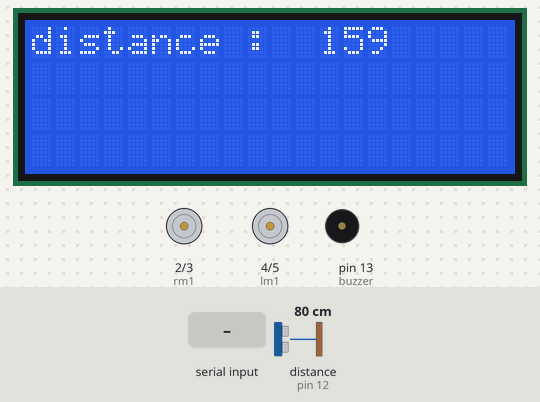
The sketch below on a simulated Arduino Uno, built with avr-gcc and run on an emulated ATmega328P. On the bench: 20×4 character LCD, motor-driver pin pairs drawn as motors (green arrow = first pin HIGH = forward, orange = second pin HIGH = backward, longer = more drive), buzzer (waves = sounding). Wiring (inferred from the names in the program): ultrasonic range finder: trigger pin 11; echo pin 12. The test bench sets the inputs (shaded band); at power-on: distance to the obstacle (sensor on pin 12) 80 cm. The echo pulse lasts 58.3 µs per cm; what the sketch prints to the serial monitor is not drawn.

Above: at 1.2 s.
1.3 s: distance to the obstacle (sensor on pin 12) set to 9 cm
At 2.3 s:
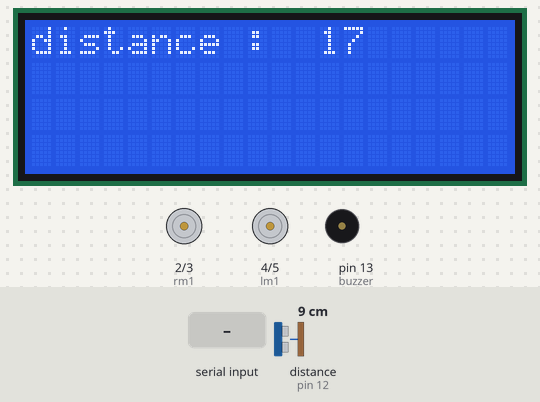
2.8 s: distance to the obstacle (sensor on pin 12) set to 2 cm
At 3.1 s:
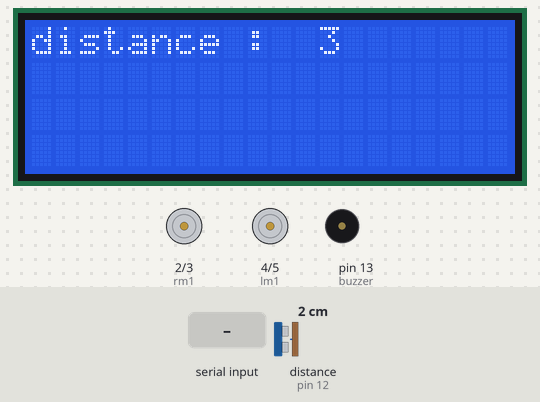
4.3 s: "U" received over Serial
At 4.42 s:
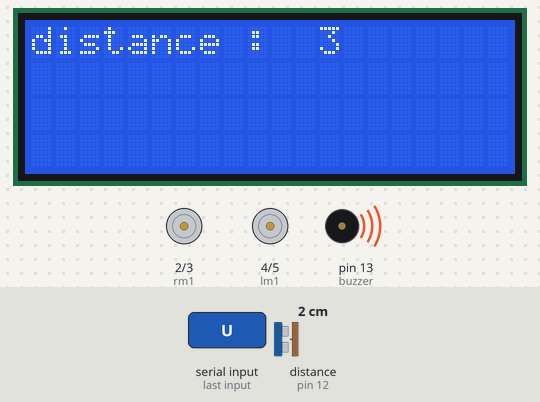
6.3 s: distance to the obstacle (sensor on pin 12) set to 11 cm
At 7.2 s:
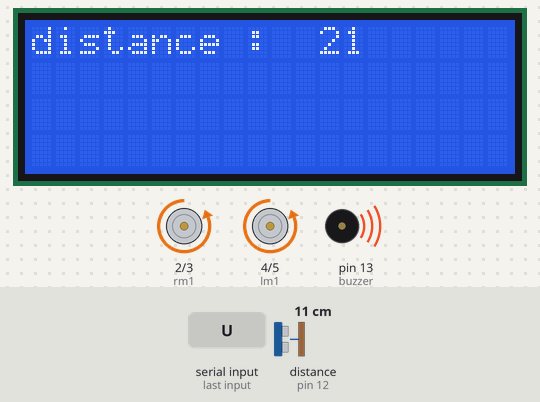
8.8 s: distance to the obstacle (sensor on pin 12) set to 15 cm
At 10.0 s:
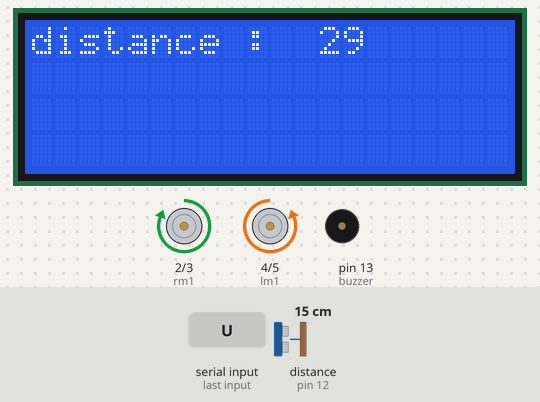
10.3 s: distance to the obstacle (sensor on pin 12) set to 60 cm
At 11.4 s:
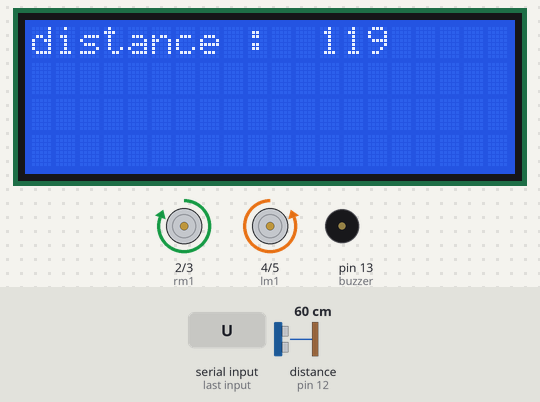
Timing chart, 0 to 12.8 s (numbered marks = the images above; inputs shaded):
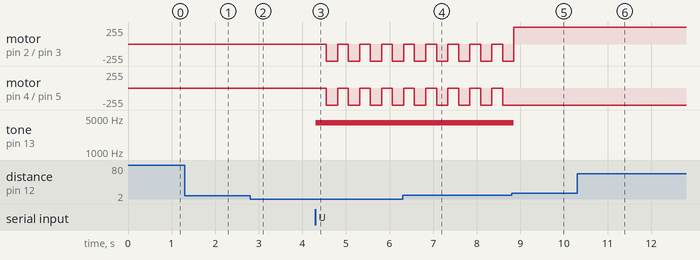

Measured:
- the behaviour switches between 13 and 14 cm on distance to the obstacle (sensor on pin 12) (found by bisection; images 4 and 5)
- after the input at 1.3 s, the display: changes at once (image 1)
- after the input at 2.8 s, the display: first differs from a run without the input at once (image 2)
- after the input at 4.3 s, motor on pin 2 (rm1) / pin 3 (rm2), motor on pin 4 (lm1) / pin 5 (lm2): alternates backward 255/255 for 0.25 s and stopped for 0.25 s, starting after 0.25 s; tone on pin 13 (buzzer): silent → 4000 Hz at once
- after the input at 6.3 s, the display: changes after 0.53 s (image 4)
- after the input at 8.8 s, motor on pin 4 (lm1) / pin 5 (lm2): stops changing and stays backward 255/255; tone on pin 13 (buzzer): 4000 Hz → silent after 0.05 s; the display: changes after 0.06 s (image 5)
- after the input at 10.3 s, the display: changes at once (image 6)

The sketch:

bluetooth_ultrasonic_car.ino
```cpp
#include <LiquidCrystal_I2C.h>
LiquidCrystal_I2C lcd(0x27, 20, 4);
int rm1 = 2;
int rm2 = 3;
int lm1 = 4;
int lm2 = 5;
int trig = 11, echo = 12, buzzer = 13;
char reading = 'm';
int distance = 0;
void setup() {
  lcd.init();
  lcd.backlight();
  lcd.setCursor(0, 0);
  lcd.println("distance : ");
  Serial.begin(9600);
  pinMode(rm1, OUTPUT);
  pinMode(rm2, OUTPUT);
  pinMode(lm1, OUTPUT);
  pinMode(lm2, OUTPUT);
  pinMode(trig, OUTPUT);
  pinMode(echo, INPUT);
}

void loop() {
  ultrasonic();
  Serial.print(reading);
  Serial.println(distance);
  lcd.println(distance);
  lcd.setCursor(12, 0);
  if (Serial.available() > 0) {
    reading = Serial.read();
    switch (reading) {
      case 'F' : {
          forward();
          break;
        }
      case 'B' : {
          backward();
          break;
        }
      case 'R' : {
          right();
          break;
        }
      case 'L' : {
          left();
          break;
        }
      case 'S' : {
          Stop();
          break;
        }
      case 'U' : {
          while (1) {
            reading = Serial.read();
            ultrasonic();
            ultrasonic_v2();
            lcd.println(distance);
            lcd.setCursor(12, 0);
            if (reading == 'F' || reading == 'B' || reading == 'R' || reading == 'L') {
              break;
            }
          }
          break;
        }
    }
  }
}
void left() {
  digitalWrite(lm1, HIGH);
  digitalWrite(lm2, LOW);
  digitalWrite(rm1, HIGH);
  digitalWrite(rm2, LOW);
}
void right() {
  digitalWrite(lm1, LOW);
  digitalWrite(lm2, HIGH);
  digitalWrite(rm1, LOW);
  digitalWrite(rm2, HIGH);
}
void backward() {
  digitalWrite(lm1, HIGH);
  digitalWrite(lm2, LOW);
  digitalWrite(rm1, LOW);
  digitalWrite(rm2, HIGH);
}
void forward() {
  digitalWrite(lm1, LOW);
  digitalWrite(lm2, HIGH);
  digitalWrite(rm1, HIGH);
  digitalWrite(rm2, LOW);
}
void ultrasonic_forward() {
  digitalWrite(lm1, LOW);
  digitalWrite(lm2, HIGH);
  digitalWrite(rm1, HIGH);
  digitalWrite(rm2, LOW);
}
void ultrasonic_right() {
  digitalWrite(lm1, LOW);
  digitalWrite(lm2, HIGH);
  digitalWrite(rm1, LOW);
  digitalWrite(rm2, HIGH);
}
void Stop() {
  digitalWrite(lm1, LOW);
  digitalWrite(lm2, LOW);
  digitalWrite(rm1, LOW);
  digitalWrite(rm2, LOW);
}
void ultrasonic() {
  digitalWrite(trig, LOW);
  delayMicroseconds(20);
  digitalWrite(trig, HIGH);
  delayMicroseconds(10);
  digitalWrite(trig, LOW);
  long duration = pulseIn(echo, HIGH);
  distance = duration * 0.0344;

}
void ultrasonic_v2() {
  if (distance > 25) {
    forward();
    Serial.println('F');
  }
  else {
    Stop();
    Serial.println('S');
    tone(buzzer, 4000);
    delay(250);
    right();
    Serial.println('R');
    delay(250);
    noTone(13);
  }
}
```
